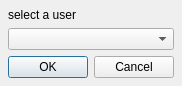
<ui version="4.0" >
 <author></author>
 <comment></comment>
 <exportmacro></exportmacro>
 <class>useCard</class>
 <widget class="QDialog" name="useCard" >
  <property name="geometry" >
   <rect>
    <x>0</x>
    <y>0</y>
    <width>176</width>
    <height>86</height>
   </rect>
  </property>
  <property name="windowTitle" >
   <string>use card</string>
  </property>
  <layout class="QVBoxLayout" >
   <property name="margin" >
    <number>8</number>
   </property>
   <property name="spacing" >
    <number>6</number>
   </property>
   <item>
    <widget class="QLabel" name="labelUsers" >
     <property name="text" >
      <string>select a user</string>
     </property>
    </widget>
   </item>
   <item>
    <widget class="QComboBox" name="cbUsers" />
   </item>
   <item>
    <layout class="QHBoxLayout" >
     <property name="margin" >
      <number>0</number>
     </property>
     <property name="spacing" >
      <number>6</number>
     </property>
     <item>
      <widget class="QPushButton" name="okButton" >
       <property name="text" >
        <string>OK</string>
       </property>
      </widget>
     </item>
     <item>
      <widget class="QPushButton" name="cancelButton" >
       <property name="text" >
        <string>Cancel</string>
       </property>
      </widget>
     </item>
    </layout>
   </item>
  </layout>
 </widget>
 <pixmapfunction></pixmapfunction>
 <resources/>
 <connections>
  <connection>
   <sender>okButton</sender>
   <signal>clicked()</signal>
   <receiver>useCard</receiver>
   <slot>accept()</slot>
   <hints>
    <hint type="sourcelabel" >
     <x>278</x>
     <y>253</y>
    </hint>
    <hint type="destinationlabel" >
     <x>96</x>
     <y>254</y>
    </hint>
   </hints>
  </connection>
  <connection>
   <sender>cancelButton</sender>
   <signal>clicked()</signal>
   <receiver>useCard</receiver>
   <slot>reject()</slot>
   <hints>
    <hint type="sourcelabel" >
     <x>369</x>
     <y>253</y>
    </hint>
    <hint type="destinationlabel" >
     <x>179</x>
     <y>282</y>
    </hint>
   </hints>
  </connection>
 </connections>
</ui>
